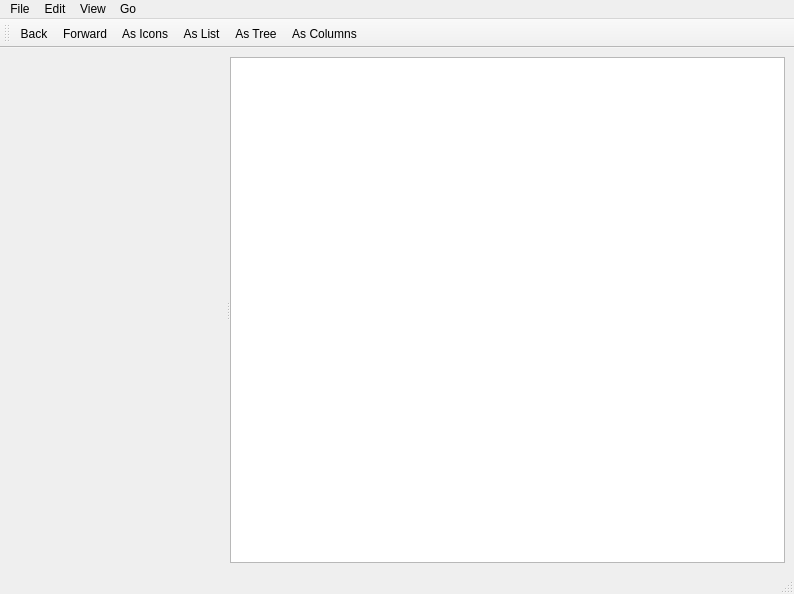
<?xml version="1.0" encoding="UTF-8"?>
<ui version="4.0">
 <class>TrackerWindow</class>
 <widget class="QMainWindow" name="TrackerWindow">
  <property name="geometry">
   <rect>
    <x>0</x>
    <y>0</y>
    <width>794</width>
    <height>594</height>
   </rect>
  </property>
  <property name="windowTitle">
   <string>Tracker</string>
  </property>
  <widget class="QWidget" name="centralwidget">
   <layout class="QHBoxLayout" name="horizontalLayout_4">
    <item>
     <widget class="QSplitter" name="splitter">
      <property name="orientation">
       <enum>Qt::Horizontal</enum>
      </property>
      <widget class="QubeGui::NavBar" name="navbar" native="true"/>
      <widget class="QStackedWidget" name="stackedWidget">
       <property name="currentIndex">
        <number>0</number>
       </property>
       <widget class="QWidget" name="page">
        <layout class="QHBoxLayout" name="horizontalLayout">
         <property name="spacing">
          <number>0</number>
         </property>
         <property name="margin">
          <number>0</number>
         </property>
         <item>
          <widget class="QListView" name="listView">
           <property name="editTriggers">
            <set>QAbstractItemView::EditKeyPressed</set>
           </property>
           <property name="dragEnabled">
            <bool>true</bool>
           </property>
           <property name="selectionMode">
            <enum>QAbstractItemView::ExtendedSelection</enum>
           </property>
           <property name="iconSize">
            <size>
             <width>48</width>
             <height>48</height>
            </size>
           </property>
           <property name="textElideMode">
            <enum>Qt::ElideMiddle</enum>
           </property>
           <property name="movement">
            <enum>QListView::Snap</enum>
           </property>
           <property name="isWrapping" stdset="0">
            <bool>true</bool>
           </property>
           <property name="spacing">
            <number>10</number>
           </property>
           <property name="viewMode">
            <enum>QListView::IconMode</enum>
           </property>
           <property name="uniformItemSizes">
            <bool>true</bool>
           </property>
           <property name="selectionRectVisible">
            <bool>true</bool>
           </property>
          </widget>
         </item>
        </layout>
       </widget>
       <widget class="QWidget" name="page_2">
        <layout class="QHBoxLayout" name="horizontalLayout_2">
         <property name="spacing">
          <number>0</number>
         </property>
         <property name="margin">
          <number>0</number>
         </property>
         <item>
          <widget class="QTreeView" name="treeView">
           <property name="editTriggers">
            <set>QAbstractItemView::EditKeyPressed</set>
           </property>
           <property name="dragEnabled">
            <bool>true</bool>
           </property>
           <property name="alternatingRowColors">
            <bool>true</bool>
           </property>
           <property name="selectionMode">
            <enum>QAbstractItemView::ExtendedSelection</enum>
           </property>
           <property name="textElideMode">
            <enum>Qt::ElideMiddle</enum>
           </property>
           <property name="uniformRowHeights">
            <bool>true</bool>
           </property>
           <property name="sortingEnabled">
            <bool>true</bool>
           </property>
           <property name="animated">
            <bool>true</bool>
           </property>
           <property name="expandsOnDoubleClick">
            <bool>false</bool>
           </property>
          </widget>
         </item>
        </layout>
       </widget>
       <widget class="QWidget" name="page_3">
        <layout class="QHBoxLayout" name="horizontalLayout_3">
         <property name="spacing">
          <number>0</number>
         </property>
         <property name="margin">
          <number>0</number>
         </property>
         <item>
          <widget class="QColumnView" name="columnView">
           <property name="editTriggers">
            <set>QAbstractItemView::EditKeyPressed</set>
           </property>
           <property name="dragEnabled">
            <bool>true</bool>
           </property>
           <property name="alternatingRowColors">
            <bool>true</bool>
           </property>
          </widget>
         </item>
        </layout>
       </widget>
      </widget>
     </widget>
    </item>
   </layout>
  </widget>
  <widget class="QMenuBar" name="menubar">
   <property name="geometry">
    <rect>
     <x>0</x>
     <y>0</y>
     <width>794</width>
     <height>24</height>
    </rect>
   </property>
   <widget class="QMenu" name="menuFile">
    <property name="title">
     <string>File</string>
    </property>
    <addaction name="actionNew_Window"/>
    <addaction name="actionNew_Tab"/>
    <addaction name="separator"/>
    <addaction name="actionNew_Folder"/>
    <addaction name="actionNew_Smart_Folder"/>
    <addaction name="actionNew_Burning_Folder"/>
    <addaction name="separator"/>
    <addaction name="actionOpen"/>
    <addaction name="actionOpen_With"/>
    <addaction name="actionPrint"/>
    <addaction name="separator"/>
    <addaction name="actionClose"/>
    <addaction name="separator"/>
    <addaction name="actionGet_Information"/>
    <addaction name="separator"/>
    <addaction name="actionCompress"/>
    <addaction name="separator"/>
    <addaction name="actionDuplicate"/>
    <addaction name="actionCreate_Alias"/>
    <addaction name="separator"/>
    <addaction name="actionMove_to_Trash"/>
    <addaction name="actionEject"/>
    <addaction name="actionBurn"/>
    <addaction name="separator"/>
    <addaction name="actionSearch"/>
   </widget>
   <widget class="QMenu" name="menuEdit">
    <property name="title">
     <string>Edit</string>
    </property>
    <addaction name="actionUndo"/>
    <addaction name="actionRedo"/>
    <addaction name="separator"/>
    <addaction name="actionCut"/>
    <addaction name="actionCopy"/>
    <addaction name="actionPaste"/>
    <addaction name="actionSelect_All"/>
   </widget>
   <widget class="QMenu" name="menuView">
    <property name="title">
     <string>View</string>
    </property>
    <addaction name="actionAs_Icons"/>
    <addaction name="actionAs_List"/>
    <addaction name="actionAs_Tree"/>
    <addaction name="actionAs_Columns"/>
    <addaction name="separator"/>
    <addaction name="actionRearrange"/>
   </widget>
   <widget class="QMenu" name="menuGo">
    <property name="title">
     <string>Go</string>
    </property>
    <addaction name="actionBack"/>
    <addaction name="actionForward"/>
    <addaction name="actionParentFolder"/>
    <addaction name="separator"/>
    <addaction name="actionComputer"/>
   </widget>
   <addaction name="menuFile"/>
   <addaction name="menuEdit"/>
   <addaction name="menuView"/>
   <addaction name="menuGo"/>
  </widget>
  <widget class="QStatusBar" name="statusbar"/>
  <widget class="QToolBar" name="toolBar">
   <property name="windowTitle">
    <string>toolBar</string>
   </property>
   <property name="toolButtonStyle">
    <enum>Qt::ToolButtonFollowStyle</enum>
   </property>
   <attribute name="toolBarArea">
    <enum>TopToolBarArea</enum>
   </attribute>
   <attribute name="toolBarBreak">
    <bool>false</bool>
   </attribute>
   <addaction name="actionBack"/>
   <addaction name="actionForward"/>
   <addaction name="actionAs_Icons"/>
   <addaction name="actionAs_List"/>
   <addaction name="actionAs_Tree"/>
   <addaction name="actionAs_Columns"/>
  </widget>
  <action name="actionNew_Window">
   <property name="text">
    <string>New Window</string>
   </property>
   <property name="shortcut">
    <string>Meta+N</string>
   </property>
  </action>
  <action name="actionNew_Tab">
   <property name="text">
    <string>New Tab</string>
   </property>
   <property name="shortcut">
    <string>Meta+T</string>
   </property>
  </action>
  <action name="actionNew_Folder">
   <property name="text">
    <string>New Folder</string>
   </property>
  </action>
  <action name="actionNew_Smart_Folder">
   <property name="text">
    <string>New Smart Folder</string>
   </property>
  </action>
  <action name="actionNew_Burning_Folder">
   <property name="text">
    <string>New Burning Folder</string>
   </property>
  </action>
  <action name="actionOpen">
   <property name="text">
    <string>Open</string>
   </property>
   <property name="shortcut">
    <string>Meta+O</string>
   </property>
  </action>
  <action name="actionOpen_With">
   <property name="text">
    <string>Open With</string>
   </property>
  </action>
  <action name="actionPrint">
   <property name="text">
    <string>Print</string>
   </property>
   <property name="shortcut">
    <string>Meta+P</string>
   </property>
  </action>
  <action name="actionClose">
   <property name="text">
    <string>Close</string>
   </property>
   <property name="shortcut">
    <string>Meta+W</string>
   </property>
  </action>
  <action name="actionGet_Information">
   <property name="text">
    <string>Get Information</string>
   </property>
  </action>
  <action name="actionCompress">
   <property name="text">
    <string>Compress</string>
   </property>
  </action>
  <action name="actionDuplicate">
   <property name="text">
    <string>Duplicate</string>
   </property>
  </action>
  <action name="actionCreate_Alias">
   <property name="text">
    <string>Create Alias</string>
   </property>
  </action>
  <action name="actionMove_to_Trash">
   <property name="text">
    <string>Move to Trash</string>
   </property>
  </action>
  <action name="actionEject">
   <property name="text">
    <string>Eject</string>
   </property>
  </action>
  <action name="actionBurn">
   <property name="text">
    <string>Burn...</string>
   </property>
  </action>
  <action name="actionSearch">
   <property name="text">
    <string>Search</string>
   </property>
  </action>
  <action name="actionUndo">
   <property name="text">
    <string>Undo</string>
   </property>
  </action>
  <action name="actionRedo">
   <property name="text">
    <string>Redo</string>
   </property>
  </action>
  <action name="actionCut">
   <property name="text">
    <string>Cut</string>
   </property>
  </action>
  <action name="actionCopy">
   <property name="text">
    <string>Copy</string>
   </property>
  </action>
  <action name="actionPaste">
   <property name="text">
    <string>Paste</string>
   </property>
  </action>
  <action name="actionSelect_All">
   <property name="text">
    <string>Select All</string>
   </property>
  </action>
  <action name="actionAs_Icons">
   <property name="text">
    <string>As Icons</string>
   </property>
  </action>
  <action name="actionAs_List">
   <property name="text">
    <string>As List</string>
   </property>
  </action>
  <action name="actionAs_Columns">
   <property name="text">
    <string>As Columns</string>
   </property>
  </action>
  <action name="actionAs_Tree">
   <property name="text">
    <string>As Tree</string>
   </property>
  </action>
  <action name="actionRearrange">
   <property name="text">
    <string>Rearrange</string>
   </property>
  </action>
  <action name="actionBack">
   <property name="text">
    <string>Back</string>
   </property>
  </action>
  <action name="actionForward">
   <property name="text">
    <string>Forward</string>
   </property>
  </action>
  <action name="actionParentFolder">
   <property name="text">
    <string>Parent Folder</string>
   </property>
   <property name="toolTip">
    <string>Go to parent folder</string>
   </property>
  </action>
  <action name="actionComputer">
   <property name="text">
    <string>Computer</string>
   </property>
   <property name="toolTip">
    <string>Go to computer</string>
   </property>
  </action>
 </widget>
 <customwidgets>
  <customwidget>
   <class>QubeGui::NavBar</class>
   <extends>QWidget</extends>
   <header>QubeGui/NavBar</header>
  </customwidget>
 </customwidgets>
 <resources/>
 <connections/>
</ui>
